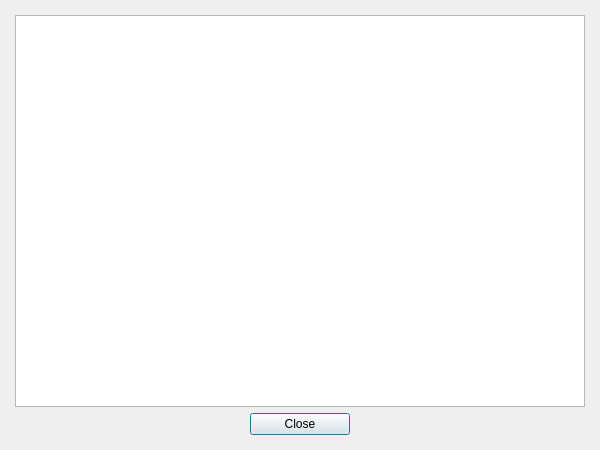
<?xml version="1.0" encoding="UTF-8"?>
<ui version="4.0">
 <class>FileViewerDialog</class>
 <widget class="QDialog" name="FileViewerDialog">
  <property name="geometry">
   <rect>
    <x>0</x>
    <y>0</y>
    <width>600</width>
    <height>450</height>
   </rect>
  </property>
  <property name="windowTitle">
   <string>Viewer</string>
  </property>
  <layout class="QVBoxLayout" name="verticalLayout">
   <property name="leftMargin">
    <number>15</number>
   </property>
   <property name="topMargin">
    <number>15</number>
   </property>
   <property name="rightMargin">
    <number>15</number>
   </property>
   <property name="bottomMargin">
    <number>15</number>
   </property>
   <item>
    <widget class="QTextBrowser" name="text_browser">
     <property name="openExternalLinks">
      <bool>true</bool>
     </property>
    </widget>
   </item>
   <item alignment="Qt::AlignHCenter">
    <widget class="QPushButton" name="close_btn">
     <property name="minimumSize">
      <size>
       <width>100</width>
       <height>0</height>
      </size>
     </property>
     <property name="maximumSize">
      <size>
       <width>100</width>
       <height>16777215</height>
      </size>
     </property>
     <property name="text">
      <string>Close</string>
     </property>
    </widget>
   </item>
  </layout>
 </widget>
 <resources/>
 <connections/>
</ui>
